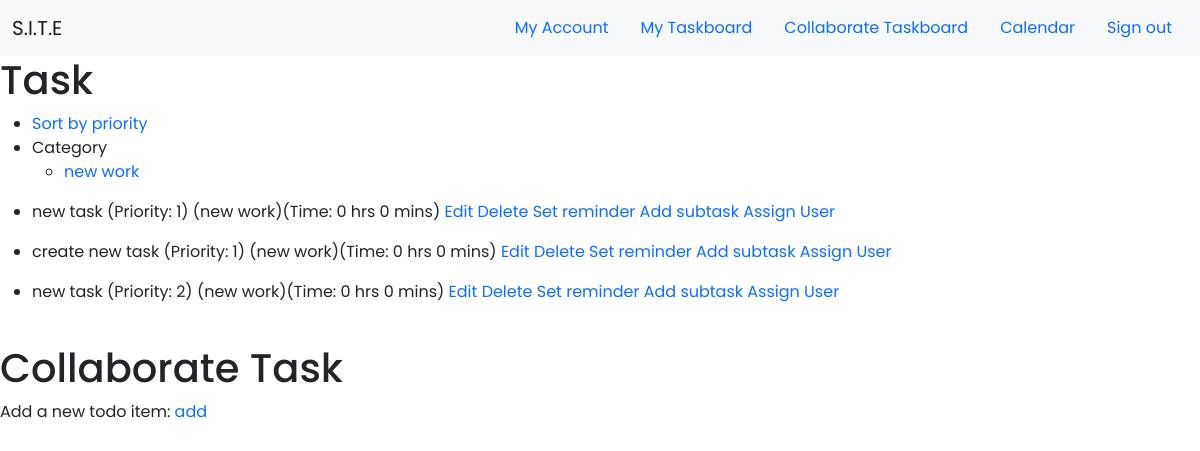
/priority (signed in), run on an earlier commit of the app's database.
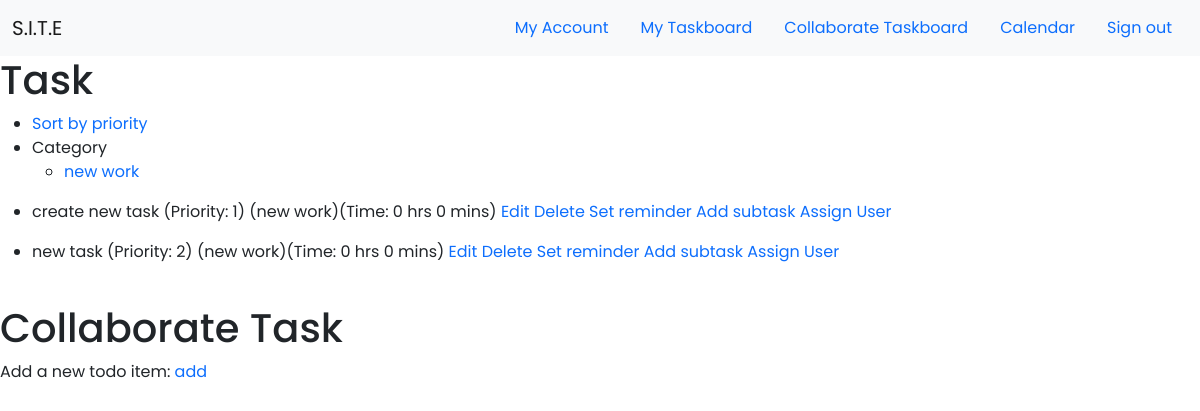
And on a later commit of the database.
### app/models.py (models this page shows, shortened)
class Category(db.Model):
    id = db.Column(db.Integer, primary_key=True)
    category = db.Column(db.String(30), unique=True, nullable=False)
    user_id = db.Column(db.Integer, db.ForeignKey('user.id'))

class Task(db.Model):
    id = db.Column(db.Integer, primary_key=True, autoincrement=True)
    content = db.Column(db.String, unique=False, nullable=False)
    complete = db.Column(db.Boolean, default=False)
    estimatehr = db.Column(db.Integer, nullable = True)
    estimatemin = db.Column(db.Integer, nullable = True)
    priority = db.Column(db.Integer, nullable=False)
    collaborate_id = db.Column(db.Integer, nullable=True, unique=False)
    assign_user = db.Column(db.String,unique=False, nullable=True)
    category_id = db.Column(db.Integer, db.ForeignKey('category.id'), nullable=False)
    category = db.relationship('Category', backref=db.backref('categories', lazy=True))
    subtask = db.relationship('Subtask', backref = 'subtasks', lazy = 'dynamic')
    user_id = db.Column(db.Integer, db.ForeignKey('user.id'))

### app/routes.py (the view)
@app.route('/priority', methods=['GET', 'POST'])
@login_required
def filter_priority():
    user = User.query.filter_by(username=current_user.username).first()
    tasks = Task.query.filter_by(user_id=user.id).order_by(Task.priority.asc())
    categories = Category.query.filter_by(user_id=user.id).all()
    return render_template('taskboard.html', tasks=tasks, categories=categories)

### app/models.py (called while the page is built)
@login.user_loader
def load_user(id):
    return User.query.get(int(id))

### app/templates/taskboard.html (shortened to what this page needs)
{% extends "base.html" %}
{% block content %}
<link rel="stylesheet" type="text/css" href="{{ url_for('static', filename='css/taskboard.css') }}">
    {% if current_user.is_authenticated %}
            <div>
                <h1>Task</h1>
                <nav>
                    <ul>
                        <li><a href="/priority">Sort by priority</a></li>
                        <li>Category
                            <ul>
                                {% for category in categories %}
                                <li><a href="/category/{{category.id}}">{{category.category}}</a></li>
                                {% endfor %}
                        </li>
                    </ul>
                </nav>
                {% for task in tasks %}
                <ul>
                <li>
                    {{ task.content }} (Priority: {{task.priority}}) ({{task.category.category}})(Time: {{task.estimatehr}} hrs {{task.estimatemin}} mins) <a href= "/edittask/{{task.id}}">Edit</a>  <a href= "/delete/{{task.id}}"> Delete</a>  <a href= "/reminder/{{task.id}}">Set reminder</a> <a href="/addsubtask/{{task.id}}">Add subtask</a> <a href="/assignuser/{{task.id}}">Assign User</a>
                </li>
                </ul>
                {% endfor %}
            <br>
            <h1>Collaborate Task</h1>
                <div>Add a new todo item:
                <a href="/addtask"> add</a>
                </div>
            </div>
    {% endif %}
{% endblock %}

What changed in the data, as far as the page shows it:
removed Task: content "new task", priority "1", category.category "new work", estimatehr "0", estimatemin "0"
